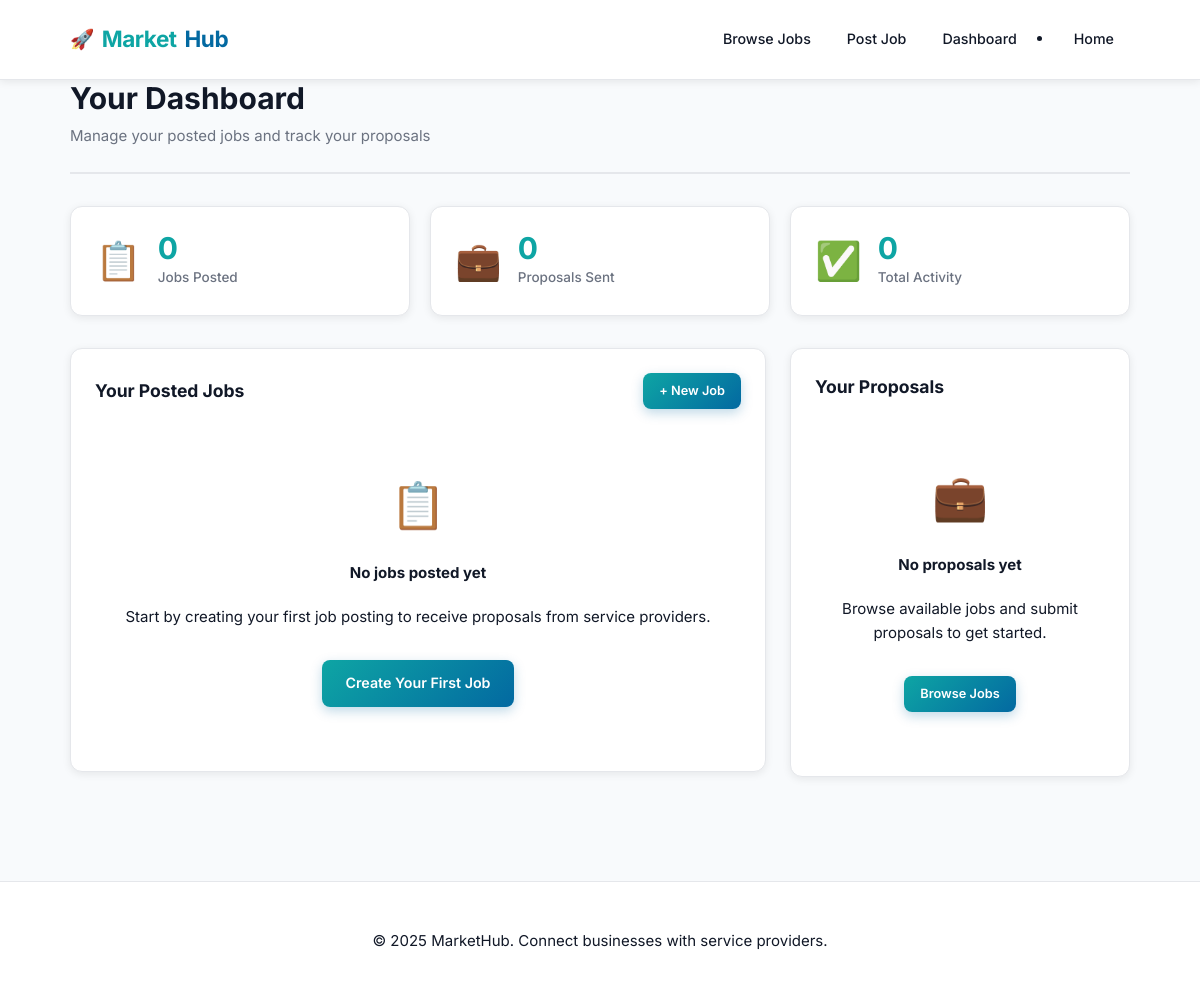
Page /marketing/dashboard/ (signed in) on the earlier database version.
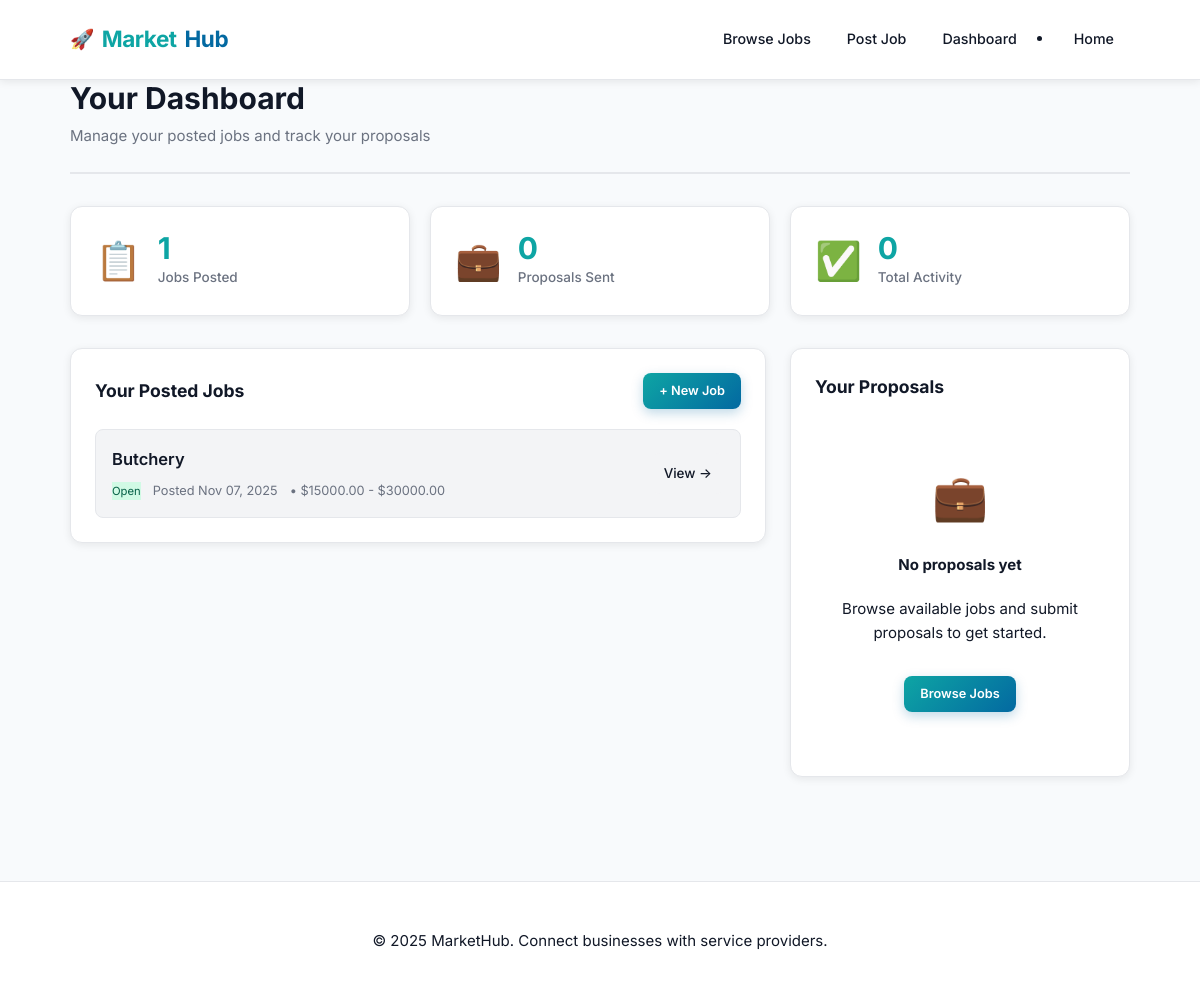
Same page on the later database version.
### marketing/models.py (models this page shows, shortened)
class MarketingJob(models.Model):
    STATUS_OPEN = 'open'
    STATUS_DRAFT = 'draft'
    STATUS_CLOSED = 'closed'
    STATUS_CHOICES = [
        (STATUS_OPEN, 'Open'),
        (STATUS_DRAFT, 'Draft'),
        (STATUS_CLOSED, 'Closed'),
    ]
    title = models.CharField(max_length=200)
    description = models.TextField()
    poster = models.ForeignKey(settings.AUTH_USER_MODEL, on_delete=models.CASCADE, related_name='marketing_jobs')
    category = models.ForeignKey(Category, on_delete=models.SET_NULL, null=True, blank=True, related_name='jobs')
    budget_min = models.DecimalField(max_digits=10, decimal_places=2, null=True, blank=True)
    budget_max = models.DecimalField(max_digits=10, decimal_places=2, null=True, blank=True)
    tags = models.CharField(max_length=240, blank=True, help_text="Comma-separated tags")
    location = models.CharField(max_length=140, blank=True)
    status = models.CharField(max_length=12, choices=STATUS_CHOICES, default=STATUS_OPEN, db_index=True)
    created_at = models.DateTimeField(auto_now_add=True)
    ai_category_suggestion = models.CharField(max_length=120, blank=True)
    class Meta:
        ordering = ['-created_at']

### marketing/views.py (the view)
# urls.py: path('dashboard/', views.dashboard, name='dashboard'),
@login_required
def dashboard(request):
    posted_jobs = MarketingJob.objects.filter(
        poster=request.user
    ).order_by('-created_at')
    proposals_made = Proposal.objects.filter(
        provider=request.user
    ).select_related('job').order_by('-created_at')
    return render(request, 'marketing/dashboard.html', {
        'posted_jobs': posted_jobs,
        'proposals_made': proposals_made,
    })

### marketing/templates/marketing/dashboard.html (shortened to what the changed rows need)
{% extends 'marketing/base_marketing.html' %}
{% block content %}
  <div class="page-header">
    <div>
      <h1>Your Dashboard</h1>
    </div>
  </div>
  <div class="dashboard-stats">
    <div class="stat-card">
      <div class="stat-content">
        <div class="stat-value">{{ posted_jobs|length }}</div>
        <div class="stat-label">Jobs Posted</div>
      </div>
    </div>
  </div>
  <div class="m-grid-main">
    <div class="main-content">
      <div class="m-card dashboard-section">
        {% if posted_jobs %}
          <div class="dashboard-list">
            {% for j in posted_jobs %}
              <div class="dashboard-item">
                <div class="item-main">
                  <a href="{% url 'marketing:job_detail' j.pk %}" class="item-title">{{ j.title }}</a>
                  <div class="item-meta">
                    <span class="meta-badge status-{{ j.status|lower }}">{{ j.get_status_display }}</span>
                    <span class="meta-text">Posted {{ j.created_at|date:"M d, Y" }}</span>
                    {% if j.budget_min and j.budget_max %}
                      <span class="meta-text">• ${{ j.budget_min }} - ${{ j.budget_max }}</span>
                    {% endif %}
                  </div>
                </div>
                <div class="item-actions">
                  <a href="{% url 'marketing:job_detail' j.pk %}" class="action-link">View →</a>
                </div>
              </div>
            {% endfor %}
          </div>
        {% else %}
          <div class="empty-dashboard">
            <div class="empty-icon">📋</div>
            <h4>No jobs posted yet</h4>
            <p class="m-muted">Start by creating your first job posting to receive proposals from service providers.</p>
            <a href="{% url 'marketing:job_create' %}" class="m-btn" style="margin-top: 16px;">Create Your First Job</a>
          </div>
        {% endif %}
      </div>
    </div>
  </div>
{% endblock %}

Differences in the rows shown:
added MarketingJob: title "Butchery", status "Open", created_at "Nov 07, 2025", budget_min "15000.00", budget_max "30000.00"
Other differences:
{{ posted_jobs|length }}: "0" → "1"
text no longer shown: "📋 No jobs posted yet Start by creating your first job posting to receive proposals from service providers. Create Your First Job"
